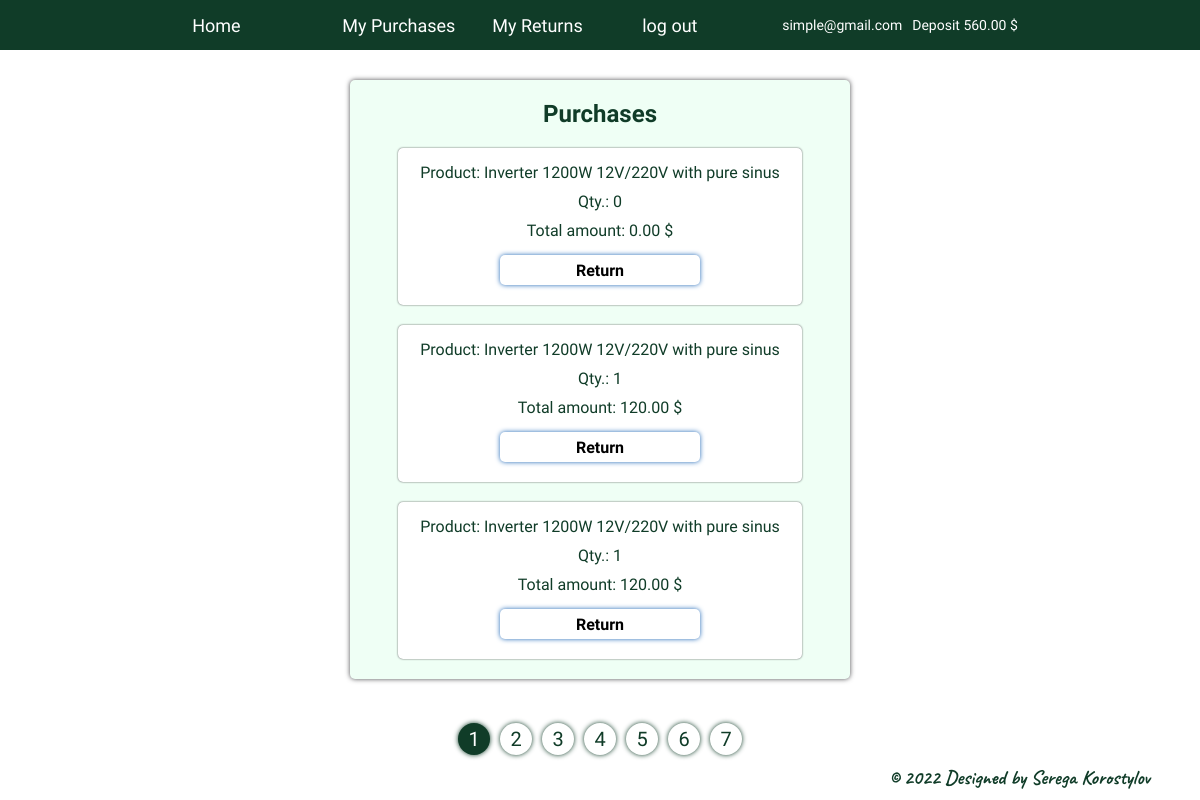
/purchases/ (signed in), run on an earlier commit of the app's database.
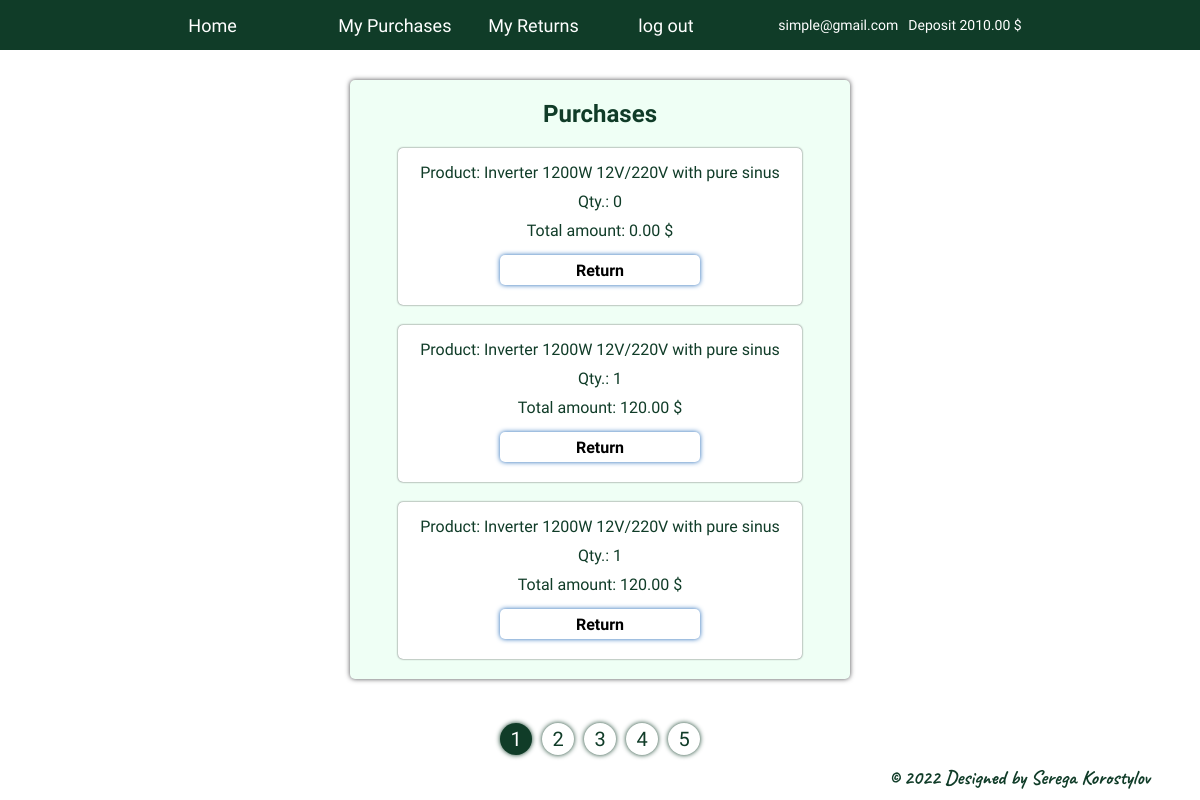
And on a later commit of the database.
### store/models.py (models this page shows)
class MyUser(AbstractUser):
    deposit = models.DecimalField(max_digits=7, decimal_places=2, blank=True, null=True)

### store/views.py (the view)
# urls.py: path('purchases/', PurchaseListView.as_view(), name='purchases'),
class PurchaseListView(LoginRequiredMixin, ListView):
    login_url = reverse_lazy('login')
    model = Purchase
    template_name = 'store/purchase.html'
    extra_context = {'form': ReturnCreateForm}
    paginate_by = 3
    def get_queryset(self):
        if not self.request.user.is_superuser:
            queryset = Purchase.objects.filter(customer=self.request.user)
            return queryset
        queryset = Purchase.objects.all()
        return queryset

### store/models.py (called while the page is built)
    def __str__(self):
        return self.title

    def __str__(self):
        return f'{self.product}'

    @property
    def purchase_amount(self):
        return self.quantity * self.product.price

### store/templates/store/purchase.html (shortened to what this page needs)
{% extends 'store/base.html' %}
{% block content %}
    <div class="list">
    <h2>Purchases</h2>
    {% for purchase in page_obj %}
        <div>
            <span>Product: {{ purchase }} {{ purchase.product.description }}</span>
            <span>Qty.: {{ purchase.quantity }}</span>
            <span>Total amount: {{ purchase.purchase_amount }} $</span>
            {% if user.is_superuser %}
                <span>Purchase ID: {{ purchase.id }}</span>
                <span>Customer: {{ purchase.customer }}</span>
            {% else %}
                {% if not purchase.returnpurchase %}
                <form action="{% url 'add_return' purchase.id %}" method="post">
                    <button class="return" type="submit" ><span>Return</span></button>
                </form>
                    {% else %}
                    <h3>REFUND REQUEST MADE</h3>
                {% endif %}
            {% endif %}
        </div>
    {% endfor %}
    </div>
{% endblock %}

### store/templates/includes/navigation.html
<div class="navi">
<a href="{% url 'home' %}">Home</a>
{% if not user.is_authenticated %}
    <a href="{% url 'login' %}">Log in</a>
    <a href="{% url 'register' %}">Sign up</a>
{% else %}
    {% if user.is_superuser %}
        <a href="{% url 'add_product' %}">Add Products</a>
        <a href="{% url 'purchases' %}">All Purchases</a>
        <a href="{% url 'returns' %}">All Returns</a>
        <a href="{% url 'logout' %}">log out</a>
        <p>ADMIN</p>
    {% else %}
        <a href="{% url 'purchases' %}">My Purchases</a>
        <a href="{% url 'returns' %}">My Returns</a>
        <a href="{% url 'logout' %}">log out</a>
        <p>{{ user.email }}</p>
        <p>Deposit {{ user.deposit }} $</p>
    {% endif %}
{% endif %}
</div>

What changed in the data, as far as the page shows it:
changed MyUser "simple@gmail.com": deposit "560.00" → "2010.00"
Also different on the page:
list line gone: "6"
list line gone: "7"
